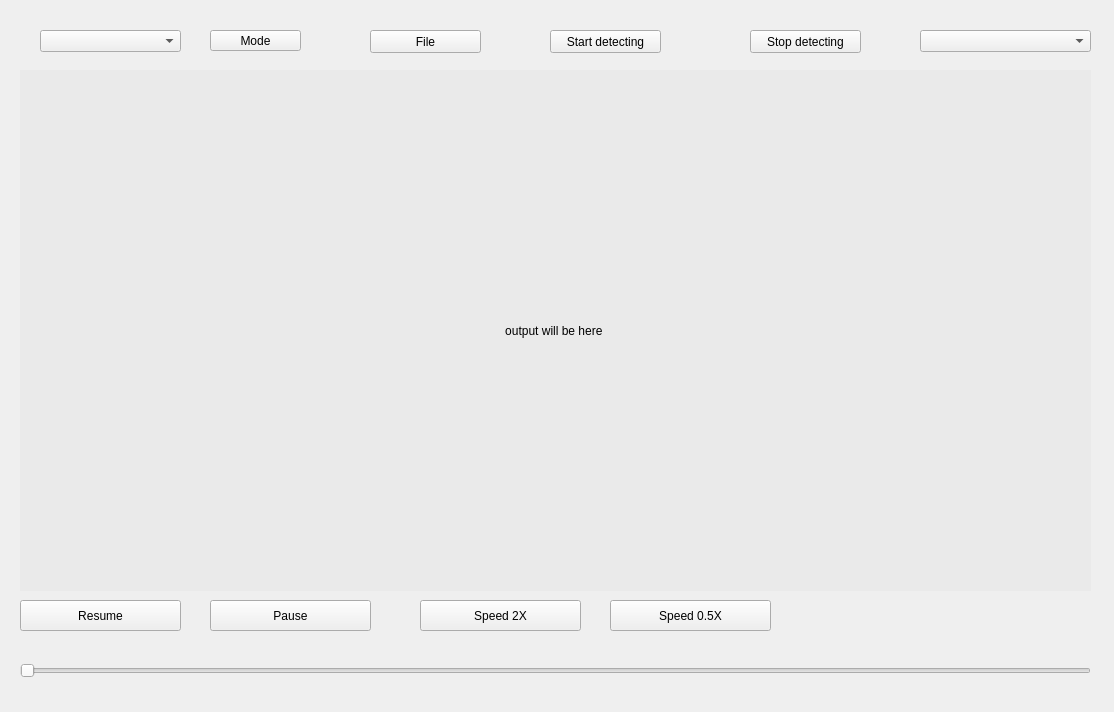
<?xml version="1.0" encoding="UTF-8"?>
<ui version="4.0">
 <class>Form</class>
 <widget class="QWidget" name="Form">
  <property name="geometry">
   <rect>
    <x>0</x>
    <y>0</y>
    <width>1114</width>
    <height>712</height>
   </rect>
  </property>
  <property name="windowTitle">
   <string>ObjectDetector</string>
  </property>
  <widget class="QComboBox" name="model_choose">
   <property name="geometry">
    <rect>
     <x>920</x>
     <y>30</y>
     <width>171</width>
     <height>22</height>
    </rect>
   </property>
  </widget>
  <widget class="QLabel" name="output">
   <property name="geometry">
    <rect>
     <x>20</x>
     <y>70</y>
     <width>1071</width>
     <height>521</height>
    </rect>
   </property>
   <property name="layoutDirection">
    <enum>Qt::LayoutDirection::LeftToRight</enum>
   </property>
   <property name="styleSheet">
    <string notr="true">background-color: rgb(234, 234, 234);</string>
   </property>
   <property name="text">
    <string>output will be here </string>
   </property>
   <property name="alignment">
    <set>Qt::AlignmentFlag::AlignCenter</set>
   </property>
  </widget>
  <widget class="QComboBox" name="mode_choose">
   <property name="geometry">
    <rect>
     <x>40</x>
     <y>30</y>
     <width>141</width>
     <height>22</height>
    </rect>
   </property>
  </widget>
  <widget class="QPushButton" name="mode_b">
   <property name="geometry">
    <rect>
     <x>210</x>
     <y>30</y>
     <width>91</width>
     <height>21</height>
    </rect>
   </property>
   <property name="text">
    <string>Mode</string>
   </property>
  </widget>
  <widget class="QPushButton" name="file_choose">
   <property name="geometry">
    <rect>
     <x>370</x>
     <y>30</y>
     <width>111</width>
     <height>23</height>
    </rect>
   </property>
   <property name="text">
    <string>File</string>
   </property>
  </widget>
  <widget class="QPushButton" name="start">
   <property name="geometry">
    <rect>
     <x>550</x>
     <y>30</y>
     <width>111</width>
     <height>23</height>
    </rect>
   </property>
   <property name="text">
    <string>Start detecting</string>
   </property>
  </widget>
  <widget class="QPushButton" name="stop">
   <property name="geometry">
    <rect>
     <x>750</x>
     <y>30</y>
     <width>111</width>
     <height>23</height>
    </rect>
   </property>
   <property name="text">
    <string>Stop detecting</string>
   </property>
  </widget>
  <widget class="QSlider" name="horizontalSlider">
   <property name="geometry">
    <rect>
     <x>20</x>
     <y>660</y>
     <width>1071</width>
     <height>22</height>
    </rect>
   </property>
   <property name="orientation">
    <enum>Qt::Orientation::Horizontal</enum>
   </property>
  </widget>
  <widget class="QPushButton" name="resume">
   <property name="geometry">
    <rect>
     <x>20</x>
     <y>600</y>
     <width>161</width>
     <height>31</height>
    </rect>
   </property>
   <property name="text">
    <string>Resume</string>
   </property>
  </widget>
  <widget class="QPushButton" name="pause">
   <property name="geometry">
    <rect>
     <x>210</x>
     <y>600</y>
     <width>161</width>
     <height>31</height>
    </rect>
   </property>
   <property name="text">
    <string>Pause</string>
   </property>
  </widget>
  <widget class="QPushButton" name="speedx_2">
   <property name="geometry">
    <rect>
     <x>420</x>
     <y>600</y>
     <width>161</width>
     <height>31</height>
    </rect>
   </property>
   <property name="text">
    <string>Speed 2X</string>
   </property>
  </widget>
  <widget class="QPushButton" name="speedx_5">
   <property name="geometry">
    <rect>
     <x>610</x>
     <y>600</y>
     <width>161</width>
     <height>31</height>
    </rect>
   </property>
   <property name="text">
    <string>Speed 0.5X</string>
   </property>
  </widget>
 </widget>
 <resources/>
 <connections/>
</ui>
